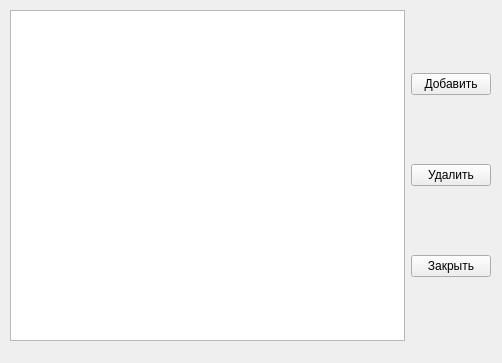
<?xml version="1.0" encoding="UTF-8"?>
<ui version="4.0">
 <class>Form</class>
 <widget class="QWidget" name="Form">
  <property name="geometry">
   <rect>
    <x>0</x>
    <y>0</y>
    <width>502</width>
    <height>363</height>
   </rect>
  </property>
  <property name="windowTitle">
   <string>Список отделов</string>
  </property>
  <widget class="QWidget" name="horizontalLayoutWidget">
   <property name="geometry">
    <rect>
     <x>10</x>
     <y>10</y>
     <width>481</width>
     <height>331</height>
    </rect>
   </property>
   <layout class="QHBoxLayout" name="horizontalLayout">
    <item>
     <widget class="QTableWidget" name="tableWidget"/>
    </item>
    <item>
     <layout class="QVBoxLayout" name="verticalLayout">
      <item>
       <widget class="QPushButton" name="pushButton">
        <property name="text">
         <string>Добавить</string>
        </property>
       </widget>
      </item>
      <item>
       <widget class="QPushButton" name="pushButton_2">
        <property name="text">
         <string>Удалить</string>
        </property>
       </widget>
      </item>
      <item>
       <widget class="QPushButton" name="pushButton_3">
        <property name="text">
         <string>Закрыть</string>
        </property>
       </widget>
      </item>
     </layout>
    </item>
   </layout>
  </widget>
 </widget>
 <resources/>
 <connections/>
</ui>
